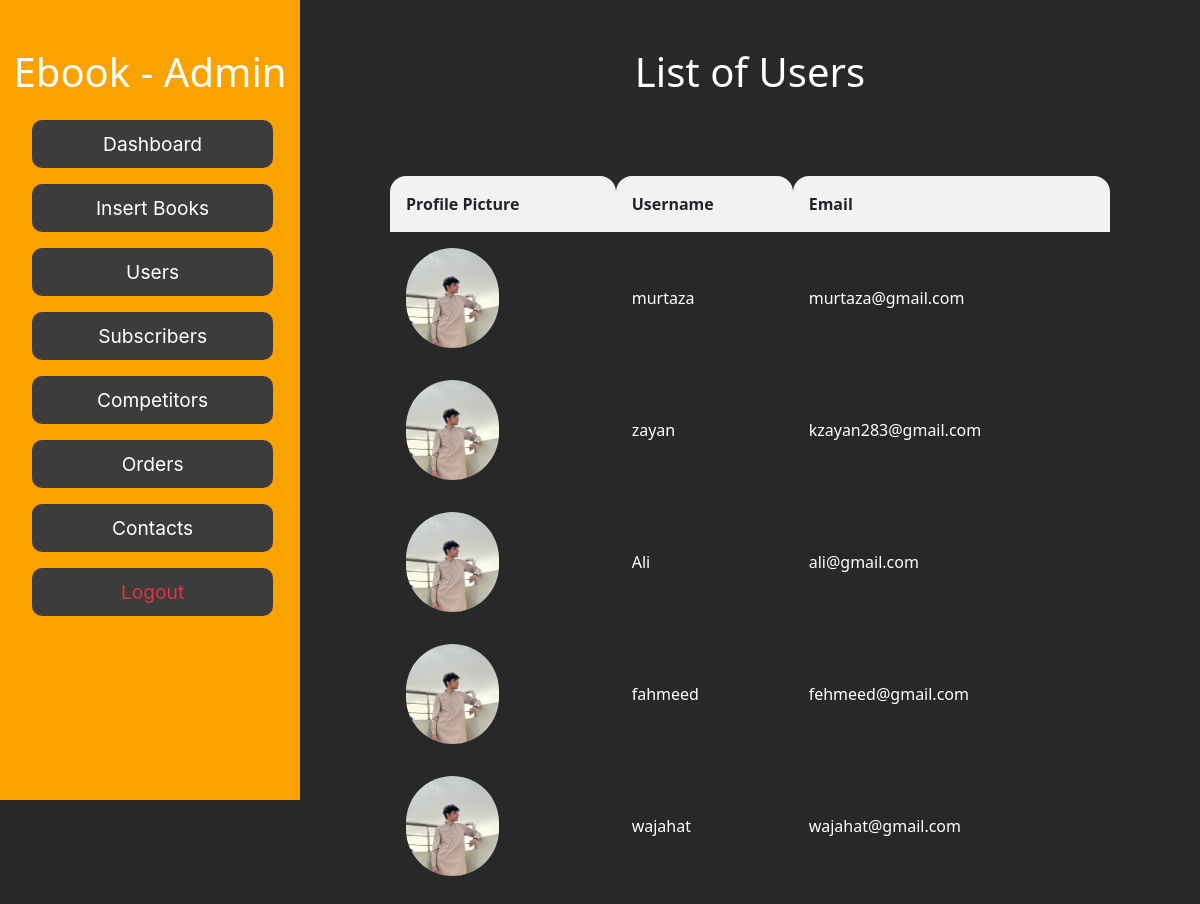
Screenshot of /admin/users.php (signed in) with the database file from the repository.
### tables this page shows
CREATE TABLE `users` (
  `id` int(11) NOT NULL,
  `username` varchar(255) NOT NULL,
  `email` varchar(255) NOT NULL,
  `password` varchar(255) NOT NULL,
  `profile_picture` varchar(255) DEFAULT 'default_profile_picture.jpg'
);

### admin/users.php (the view, shortened to what this page needs)
<!DOCTYPE html>
<html lang="en">
<head>
    <link href="https://cdn.jsdelivr.net/npm/bootstrap@5.3.3/dist/css/bootstrap.min.css" rel="stylesheet">
</head>
<body>
    <?php include('nav_admin.php') ?>
<aside>
    <div class="">
        <h1 class="text-center user_head">List of Users</h1>
        <div class="table--responsive">
            <table class="tablee tablee-striped">
                <thead>
                    <tr class="table_up">
                        <th>Profile Picture</th>
                        <th>Username</th>
                        <th>Email</th>
                    </tr>
                </thead>
                <tbody>
                    <?php
                    include('../user/db.php');
                    $result = mysqli_query($conn, "SELECT * FROM users");
                    while ($row = mysqli_fetch_assoc($result)) {
                        echo "<tr>";
                        echo "<td><img class='t_img' src='" . $row['profile_picture'] . "' alt='Profile Picture'></td>";
                        echo "<td  class='t_c'>" . $row['username'] . "</td>";
                        echo "<td  class='t_c'>" . $row['email'] . "</td>";
                        echo "</tr>";
                    }
                    ?>
                </tbody>
            </table>
        </div>
    </div>
    </aside>
</body>
</html>

### admin/nav_admin.php (shortened to what this page needs)
<!DOCTYPE html>
<html lang="en">
<head>
    <link href="https://cdn.jsdelivr.net/npm/bootstrap@5.3.3/dist/css/bootstrap.min.css" rel="stylesheet">
    <link rel="stylesheet" href="style-------.css">
<nav id="nav">
        <h1>Ebook - Admin</h1>
        <ul>
            <li class="list"><a class="anker" href="dashboard.php">Dashboard</a></li>
            <li class="list"><a class="anker" href="admin.php">Insert Books</a></li>
            <li class="list"><a class="anker" href="users.php" >Users</a></li>
            <li class="list"><a class="anker" href="subs.php" >Subscribers</a></li>
            <li class="list"><a class="anker" href="com.php" >Competitors</a></li>
            <li class="list"><a class="anker" href="orders.php" >Orders</a></li>
            <li class="list"><a class="anker" href="admin_view_contacts.php" >Contacts</a></li>
        <li class="list"><a class="text-danger" href="logout.php" class="">Logout</a></li>
        </ul>
    </nav>

### admin/style-------.css (style rules this page uses)
* { padding: 0; margin: 0; box-sizing: border-box; }
body { background: #282828; }
nav { position: fixed; background: #faa200; color: #fff; width: 25vw; height: 100vh; display: block; top: 0; }
h1 { position: relative; top: 3rem; text-align: center; }
ul { text-align: center; position: relative; top: 4rem; line-height: 3rem; }
ul li { font-family: 'Inter', sans-serif; border-radius: 10px; width: 90%; list-style: none; font-size: 1.2rem; background: #3c3c3c; margin-bottom: 1rem; }
ul li a { color: #fff; text-decoration: none; }
aside { float: right; margin-top: 0rem; height: auto; width: 75vw; display: flex; justify-content: center; }
.user_head { margin-bottom: 8rem; color: #fff; }

### admin/users.php (style rules this page uses)
.tablee { width: 60vw; margin-top: 20px; margin-bottom: 20px; background: transparent; }
th, td { padding: 1rem; text-align: left; border-bottom: 1px solid #ddd; border-top-left-radius: 1rem; border-top-right-radius: 1rem; }
td { color: #fff; }
th { background-color: #f2f2f2; }
.t_img { max-width: 100px; max-height: 100px; border-radius: 100rem; }

### rows the page displays
users: profile_picture (picture), username "murtaza", email "murtaza@gmail.com"
users: profile_picture (picture), username "zayan", email "kzayan283@gmail.com"
users: profile_picture (picture), username "Ali", email "ali@gmail.com"
users: profile_picture (picture), username "fahmeed", email "fehmeed@gmail.com"
users: profile_picture (picture), username "wajahat", email "wajahat@gmail.com"
